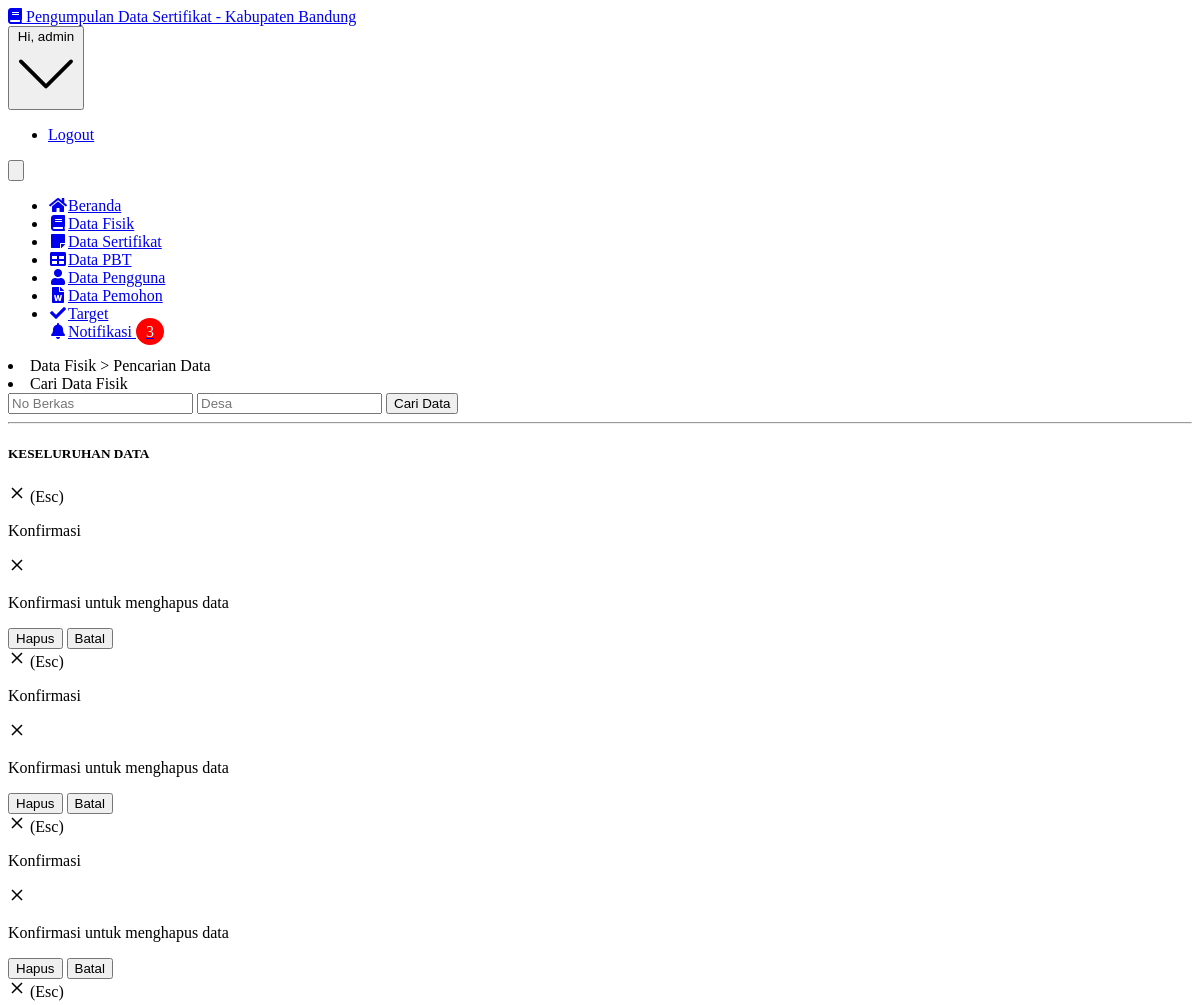
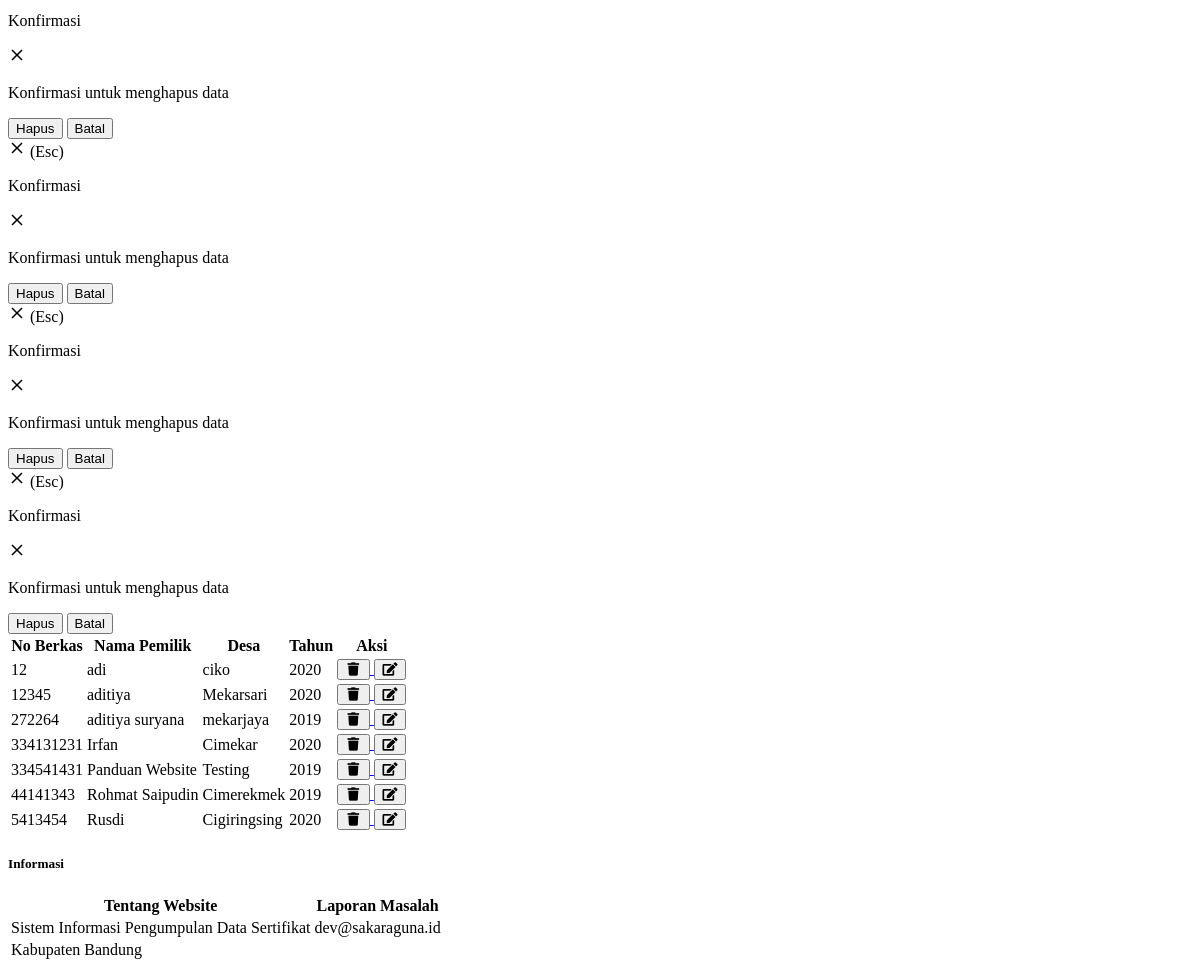
The page /admin/fisik.php (signed in) on the database its author committed (2 pictures, top to bottom).
### tables this page shows
CREATE TABLE `data_fisik` (
  `no_berkas` varchar(20) NOT NULL,
  `desa` varchar(30) NOT NULL,
  `nama` varchar(50) NOT NULL,
  `no_hak` varchar(50) NOT NULL,
  `no_sertifikat` varchar(50) NOT NULL,
  `status` varchar(20) NOT NULL,
  `tahun` varchar(20) NOT NULL
);

### admin/fisik.php (the view, shortened to what this page needs)
<?php
include '../core/conn.php';
$ambilNotif = mysqli_query($connection,"SELECT * FROM permohonan WHERE notif = 'unread' ORDER BY id_permohonan ASC");
$jumlahNotif = mysqli_num_rows($ambilNotif);
if(isset($_GET['submit'])){
  $berkas = filter_input(INPUT_GET, 'berkas', FILTER_SANITIZE_STRING);
  $desa = filter_input(INPUT_POST, 'desa', FILTER_SANITIZE_STRING);
  $data = mysqli_query($connection, "SELECT * FROM data_fisik WHERE no_berkas LIKE '%".$berkas."%' AND desa LIKE '%".$desa."%'");
  $judul = "HASIL PENCARIAN";
}else{
  $data = mysqli_query($connection, "SELECT * FROM data_fisik");
  $judul = "KESELURUHAN DATA";
}
?>
<!DOCTYPE html>
<html lang="en">
  <head>
    <link rel="stylesheet" href="https://use.fontawesome.com/releases/v5.3.1/css/all.css">
    <link href="../assets/css/style.css" rel="stylesheet" type="text/css">
  </head>
  <body class="bg-gray-100 font-sans leading-normal tracking-normal">
    <nav id="header" class="bg-white fixed w-full z-10 top-0 shadow">
      <div class="w-full container mx-auto flex flex-wrap items-center mt-0 pt-3 pb-3 md:pb-0">
        <div class="w-1/2 pl-2 md:pl-0">
          <a class="text-gray-900 text-base xl:text-xl no-underline hover:no-underline font-bold" href="#">
          <i class="fas fa-book text-orange-600 pr-3"></i> Pengumpulan Data Sertifikat - Kabupaten Bandung
          </a>
        </div>
        <div class="w-1/2 pr-0">
          <div class="flex relative inline-block float-right">
            <div class="relative text-sm">
              <button id="userButton" class="flex items-center focus:outline-none mr-3">
                 <span class="hidden md:inline-block">Hi, <?php echo $_SESSION['username'];?></span>
              </button>
              <div id="userMenu" class="bg-white rounded shadow-md mt-2 absolute mt-12 top-0 right-0 min-w-full overflow-auto z-30 invisible">
                <ul class="list-reset">
                  <li><a href="../core/logout.php" class="px-4 py-2 block text-gray-900 hover:bg-gray-400 no-underline hover:no-underline">Logout</a></li>
                </ul>
              </div>
            </div>
            <div class="block lg:hidden pr-4">
              <button id="nav-toggle" class="flex items-center px-3 py-2 border rounded text-gray-500 border-gray-600 hover:text-gray-900 hover:border-teal-500 appearance-none focus:outline-none">
              </button>
            </div>
          </div>
        </div>
        <div class="w-full flex-grow lg:flex lg:items-center lg:w-auto hidden lg:block mt-2 lg:mt-0 bg-white z-20" id="nav-content">
          <ul class="list-reset lg:flex flex-1 items-center px-4 md:px-0">
            <li class="mr-6 my-2 md:my-0">
              <a href="index.php" class="block py-1 md:py-3 pl-1 align-middle text-gray-500 no-underline hover:text-gray-900 border-b-2 border-white hover:border-orange-600">
              <i class="fas fa-home fa-fw mr-3 text-gray-500"></i><span class="pb-1 md:pb-0 text-sm">Beranda</span>
              </a>
            </li>
            <li class="mr-6 my-2 md:my-0">
              <a href="fisik.php" class="block py-1 md:py-3 pl-1 align-middle text-pink-600 no-underline hover:text-gray-900 border-b-2 border-pink-500 hover:border-pink-500">
              <i class="fas fa-book fa-fw mr-3"></i><span class="pb-1 md:pb-0 text-sm">Data Fisik</span>
              </a>
            </li>
            <li class="mr-6 my-2 md:my-0">
              <a href="sertifikat.php" class="block py-1 md:py-3 pl-1 align-middle text-gray-500 no-underline hover:text-gray-900 border-b-2 border-white hover:border-purple-500">
              <i class="fa fa-sticky-note fa-fw mr-3"></i><span class="pb-1 md:pb-0 text-sm">Data Sertifikat</span>
              </a>
            </li>
            <li class="mr-6 my-2 md:my-0">
              <a href="pbt.php" class="block py-1 md:py-3 pl-1 align-middle text-gray-500 no-underline hover:text-gray-900 border-b-2 border-white hover:border-green-500">
              <i class="fas fa-table fa-fw mr-3"></i><span class="pb-1 md:pb-0 text-sm">Data PBT</span>
              </a>
            </li>
            <li class="mr-6 my-2 md:my-0">
              <a href="users.php" class="block py-1 md:py-3 pl-1 align-middle text-gray-500 no-underline hover:text-gray-900 border-b-2 border-white hover:border-red-500">
              <i class="fa fa-user fa-fw mr-3"></i><span class="pb-1 md:pb-0 text-sm">Data Pengguna</span>
              </a>
            </li>
            <li class="mr-6 my-2 md:my-0">
              <a href="permohonan.php" class="block py-1 md:py-3 pl-1 align-middle text-gray-500 no-underline hover:text-gray-900 border-b-2 border-white hover:border-blue-500">
              <i class="fa fa-file-word fa-fw mr-3"></i><span class="pb-1 md:pb-0 text-sm">Data Pemohon</span>
              </a>
            </li>
            <li class="mr-6 my-2 md:my-0">
              <a href="target.php" class="block py-1 md:py-3 pl-1 align-middle text-gray-500 no-underline hover:text-gray-900 border-b-2 border-white hover:border-yellow-500">
              <i class="fa fa-check fa-fw mr-3"></i><span class="pb-1 md:pb-0 text-sm">Target</span>
              </a>
            </li>
            <li class="dropdown mr-6 my-2 md:my-0">
              <a href="#" class="block py-1 md:py-3 pl-1 align-middle text-gray-500 no-underline hover:text-gray-900 border-b-2 border-white">
              <i class="fa fa-bell fa-fw mr-3"></i><span class="pb-1 md:pb-0 text-sm">Notifikasi <span class="badge"><?php echo $jumlahNotif;?></span></span>
              </a>
            </li>
          </ul>
        </div>
      </div>
    </nav>
    <div class="container w-full mx-auto pt-20">
      <div class="w-full px-4 md:px-0 md:mt-8 mb-16 text-gray-800 leading-normal ">
        <div class="inline flex flex-wrap items-center justify-center">
          <div class="w-full md:w-1/2 xl:w-1/2 p-3">
            <div class="bg-white border rounded shadow p-2">
              <form action="" method="GET" class="bg-white rounded p-10">
                <li class="list-none"><span class="text-sm text-gray-500">Data Fisik > Pencarian Data</span></li>
                <li class="list-none"><span class="text-xl font-bold">Cari Data Fisik</span></li>
                <input autocomplete=off type="text" class="mt-3 inline-block bg-gray-200 focus:border-green-500 focus:border-6 shadow-sm appearance-none border rounded w-full py-2 px-3 text-sm text-gray-700 leading-normal focus:outline-none mb-4" placeholder="No Berkas" name="berkas"/>
                <input autocomplete=off type="text" class="mt-1 inline-block bg-gray-200 focus:border-green-500 focus:border-6 shadow-sm appearance-none border rounded w-full py-2 px-3 text-sm text-gray-700 leading-normal focus:outline-none mb-4" placeholder="Desa" name="desa"/>
                <input  class="mt-1 rounded-md text-sm appearance-none border w-100 py-2 px-6 font-reguler bg-green-800 cursor-pointer hover:bg-gray-900 hover:transition duration-700 text-gray-400 leading-normal" type="submit" name="submit" value="Cari Data">
              </form>
            </div>
          </div>
        </div>
        <hr class="border-b-2 border-gray-400 my-8 mx-4">
        <div class="w-full p-3">
          <div class="bg-white border rounded shadow-sm p-3">
            <div class="border-b p-3">
              <h5 class="font-bold uppercase text-gray-600"><?=$judul?></h5>
            </div>
            <table class="table-auto w-full">
              <thead>
                <tr class="bg-blue-300">
                  <th class="px-4 py-2">No Berkas</th>
                  <th class="px-4 py-2">Nama Pemilik</th>
                  <th class="px-4 py-2">Desa</th>
                  <th class="px-4 py-2">Tahun</th>
                  <th class="px-4 py-2">Aksi</th>
                </tr>
              </thead>
              <tbody>
              <?php
                while($d = mysqli_fetch_array($data)){
              ?>
                <tr class="text-center">
                  <td class="border px-4 py-2"><?=$d['no_berkas'];?></td>
                  <td class="border px-4 py-2"><?=$d['nama'];?></td>
                  <td class="border px-4 py-2"><?=$d['desa'];?></td>
                  <td class="border px-4 py-2"><?=$d['tahun'];?></td>
                  <td class="border px-4 py-2">
                    <a onClick="return confirm('Yakin Ingin Menghapus Data?')" href="controller/DeleteFisikController.php?no_berkas=<?=$d['no_berkas'];?>">
                    <button  title="Hapus" class="bg-red-400 px-2 py-1 text-sm rounded-md text-red-700"> <i class="fa fa-trash fa-fw"></i> </button>
                  </a>
                    <a href="edit_fisik.php?no_berkas=<?=$d['no_berkas'];?>"><button title="Edit" class="bg-green-400 px-2 py-1 text-sm rounded-md text-green-700"> <i class="fa fa-edit fa-fw"></i> </button></a>
                  </td>
                </tr>
              <div class="modal opacity-0 pointer-events-none fixed w-full h-full top-0 left-0 flex items-center justify-center">
                <div class="modal-container bg-white w-11/12 md:max-w-md mx-auto rounded shadow-lg z-50 overflow-y-auto">
                  <div class="modal-close absolute top-0 right-0 cursor-pointer flex flex-col items-center mt-4 mr-4 text-white text-sm z-50">
                    <svg class="fill-current text-white" xmlns="http://www.w3.org/2000/svg" width="18" height="18" viewBox="0 0 18 18">
                      <path d="M14.53 4.53l-1.06-1.06L9 7.94 4.53 3.47 3.47 4.53 7.94 9l-4.47 4.47 1.06 1.06L9 10.06l4.47 4.47 1.06-1.06L10.06 9z"></path>
                    </svg>
                    <span class="text-sm">(Esc)</span>
                  </div>
                  <div class="modal-content py-4 text-left px-6">
                    <div class="flex justify-between items-center pb-3">
                      <p class="text-2xl font-bold">Konfirmasi</p>
                      <div class="modal-close cursor-pointer z-50">
                        <svg class="fill-current text-black" xmlns="http://www.w3.org/2000/svg" width="18" height="18" viewBox="0 0 18 18">
                          <path d="M14.53 4.53l-1.06-1.06L9 7.94 4.53 3.47 3.47 4.53 7.94 9l-4.47 4.47 1.06 1.06L9 10.06l4.47 4.47 1.06-1.06L10.06 9z"></path>
                        </svg>
                      </div>
                    </div>
                    <p>Konfirmasi untuk menghapus data</p>
                    <div class="flex justify-end pt-2">
                      <a href="controller/DeleteFisikController.php?no_berkas=<?=$d['no_berkas'];?>"><button class="px-4 bg-transparent p-3 rounded-lg text-indigo-500 hover:bg-gray-100 hover:text-indigo-400 mr-2">Hapus</button></a>
                      <button class="focus:no-outline modal-close px-4 bg-indigo-500 p-3 rounded-lg text-white hover:bg-indigo-400">Batal</button>
                    </div>
                  </div>
                </div>
              </div>
                <?php } ?>
              </tbody>
            </table>
          </div>
        </div>
          <div class="w-full p-3">
            <div class="bg-white border rounded shadow">
              <div class="border-b p-3">
                <h5 class="font-bold uppercase text-gray-600">Informasi</h5>
              </div>
              <div class="p-5">
                <table class="w-full p-5 text-gray-700">
                  <thead>
                    <tr>
                      <th class="text-left text-blue-900">Tentang Website</th>
                      <th class="text-left text-blue-900">Laporan Masalah</th>
                    </tr>
                  </thead>
                  <tbody>
                    <tr>
                      <td>Sistem Informasi Pengumpulan Data Sertifikat</td>
                      <td>dev@sakaraguna.id</td>
                    </tr>
                    <tr>
                      <td>Kabupaten Bandung</td>
                    </tr>
                  </tbody>
                </table>
              </div>
            </div>
          </div>
        </div>
        </div>
</body>
</html>

### admin/fisik.php (style rules this page uses)
.badge { top: -10px; right: -10px; padding: 5px 10px; border-radius: 50%; background-color: red; color: white; }
li.dropdown { display: inline-block; }
.modal { transition: opacity 0.25s ease; }

### rows shown on the page
data_fisik: no_berkas "12", nama "adi", desa "ciko", tahun "2020"
data_fisik: no_berkas "12345", nama "aditiya", desa "Mekarsari", tahun "2020"
data_fisik: no_berkas "272264", nama "aditiya suryana", desa "mekarjaya", tahun "2019"
data_fisik: no_berkas "334131231", nama "Irfan", desa "Cimekar", tahun "2020"
data_fisik: no_berkas "334541431", nama "Panduan Website", desa "Testing", tahun "2019"
data_fisik: no_berkas "44141343", nama "Rohmat Saipudin", desa "Cimerekmek", tahun "2019"
data_fisik: no_berkas "5413454", nama "Rusdi", desa "Cigiringsing", tahun "2020"

### other values the page prints
$_SESSION['username'] "admin"
$jumlahNotif "3"
$judul "KESELURUHAN DATA"
